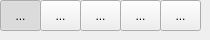
         <widget class="QWidget" name="tab_select">
          <attribute name="icon">
           <iconset resource="../resources/mainresource.qrc">
            <normaloff>:/mainres/images/mouse.png</normaloff>:/mainres/images/mouse.png</iconset>
          </attribute>
          <attribute name="title">
           <string>select</string>
          </attribute>
          <widget class="QToolButton" name="selectmouse">
           <property name="geometry">
            <rect>
             <x>0</x>
             <y>0</y>
             <width>41</width>
             <height>31</height>
            </rect>
           </property>
           <property name="toolTip">
            <string>Normal select</string>
           </property>
           <property name="text">
            <string>...</string>
           </property>
           <property name="icon">
            <iconset resource="../resources/mainresource.qrc">
             <normaloff>:/mainres/images/select1.png</normaloff>:/mainres/images/select1.png</iconset>
           </property>
           <property name="checkable">
            <bool>true</bool>
           </property>
           <property name="checked">
            <bool>true</bool>
           </property>
           <property name="autoExclusive">
            <bool>false</bool>
           </property>
          </widget>
          <widget class="QToolButton" name="selectmove">
           <property name="geometry">
            <rect>
             <x>80</x>
             <y>0</y>
             <width>41</width>
             <height>31</height>
            </rect>
           </property>
           <property name="toolTip">
            <string>Move</string>
           </property>
           <property name="text">
            <string>...</string>
           </property>
           <property name="icon">
            <iconset resource="../resources/mainresource.qrc">
             <normaloff>:/mainres/images/move.svg</normaloff>:/mainres/images/move.svg</iconset>
           </property>
          </widget>
          <widget class="QToolButton" name="selectscale">
           <property name="geometry">
            <rect>
             <x>120</x>
             <y>0</y>
             <width>41</width>
             <height>31</height>
            </rect>
           </property>
           <property name="toolTip">
            <string>Scale</string>
           </property>
           <property name="text">
            <string>...</string>
           </property>
           <property name="icon">
            <iconset resource="../resources/mainresource.qrc">
             <normaloff>:/mainres/images/scale.png</normaloff>:/mainres/images/scale.png</iconset>
           </property>
          </widget>
          <widget class="QToolButton" name="selectrotate">
           <property name="geometry">
            <rect>
             <x>160</x>
             <y>0</y>
             <width>41</width>
             <height>31</height>
            </rect>
           </property>
           <property name="toolTip">
            <string>Rotate</string>
           </property>
           <property name="text">
            <string>...</string>
           </property>
           <property name="icon">
            <iconset resource="../resources/mainresource.qrc">
             <normaloff>:/mainres/images/rotate.png</normaloff>:/mainres/images/rotate.png</iconset>
           </property>
          </widget>
          <widget class="QToolButton" name="selectmulti">
           <property name="geometry">
            <rect>
             <x>40</x>
             <y>0</y>
             <width>41</width>
             <height>31</height>
            </rect>
           </property>
           <property name="toolTip">
            <string>&lt;!DOCTYPE HTML PUBLIC &quot;-//W3C//DTD HTML 4.0//EN&quot; &quot;http://www.w3.org/TR/REC-html40/strict.dtd&quot;&gt;
&lt;html&gt;&lt;head&gt;&lt;meta name=&quot;qrichtext&quot; content=&quot;1&quot; /&gt;&lt;style type=&quot;text/css&quot;&gt;
p, li { white-space: pre-wrap; }
&lt;/style&gt;&lt;/head&gt;&lt;body style=&quot; font-family:'MS Shell Dlg 2'; font-size:8.25pt; font-weight:400; font-style:normal;&quot;&gt;
&lt;p style=&quot; margin-top:0px; margin-bottom:0px; margin-left:0px; margin-right:0px; -qt-block-indent:0; text-indent:0px;&quot;&gt;&lt;span style=&quot; font-size:8pt;&quot;&gt;multi select&lt;/span&gt;&lt;/p&gt;&lt;/body&gt;&lt;/html&gt;</string>
           </property>
           <property name="text">
            <string>...</string>
           </property>
           <property name="icon">
            <iconset resource="../resources/mainresource.qrc">
             <normaloff>:/mainres/images/select2.png</normaloff>:/mainres/images/select2.png</iconset>
           </property>
          </widget>
         </widget>
